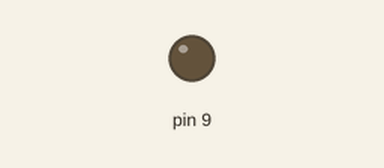
Recording of a sketch running on a simulated Arduino Uno, built with avr-gcc and run on an emulated ATmega328P. Parts: output pins drawn as LEDs (lit = HIGH).

Above: at 0.15 s.
At 16.14 s:
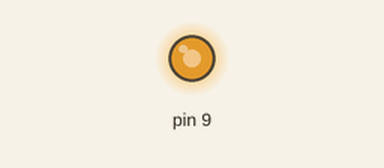
Timing chart, 0 to 16.0 s (numbered marks = the images above):
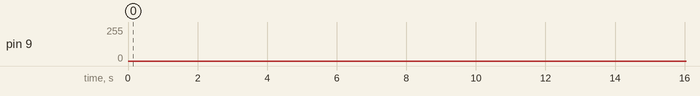

The sketch:

app.ino
```cpp
// Prepare initialization for the fist time
void setup() {
    pinMode(9, OUTPUT);
}

void loop() {
    // Try to bright up from 0 (no light) to 255 (max brightnes)
    for( int brightness = 0 ; brightness <= 255 ; brightness = brightness + 1 ) {
        analogWrite(9, brightness); // Analog write range [0...255]
        delay(2);
    }
    // Try to bright up from 255 (max brightness) to 0 (no light)
    for( int brightness = 255 ; brightness >= 0 ; brightness = brightness - 1 ) {
        analogWrite(9, brightness); // Analog write range [0...255]
        delay(2);
    }
}
```
